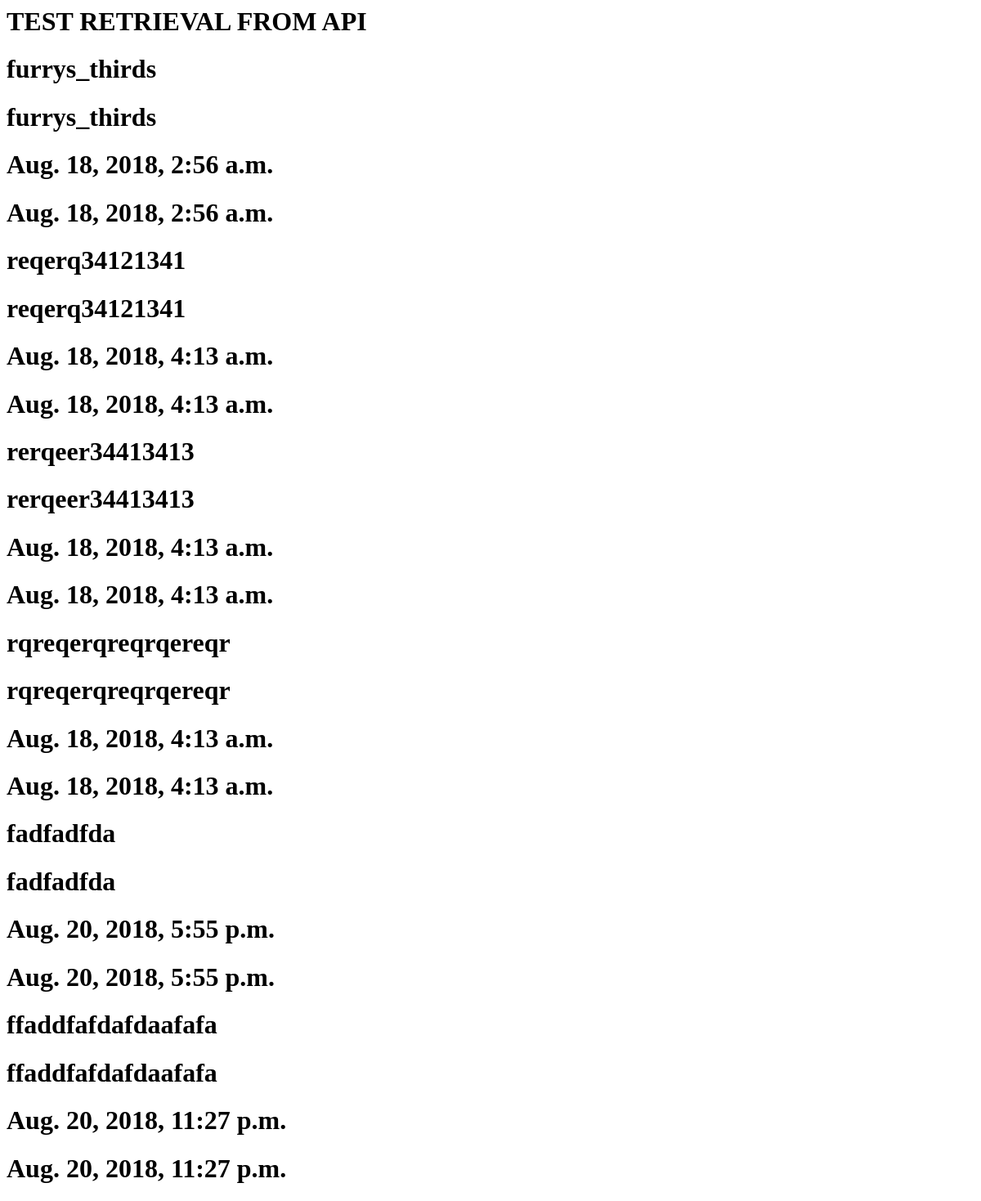
Before: /test with the older database file.
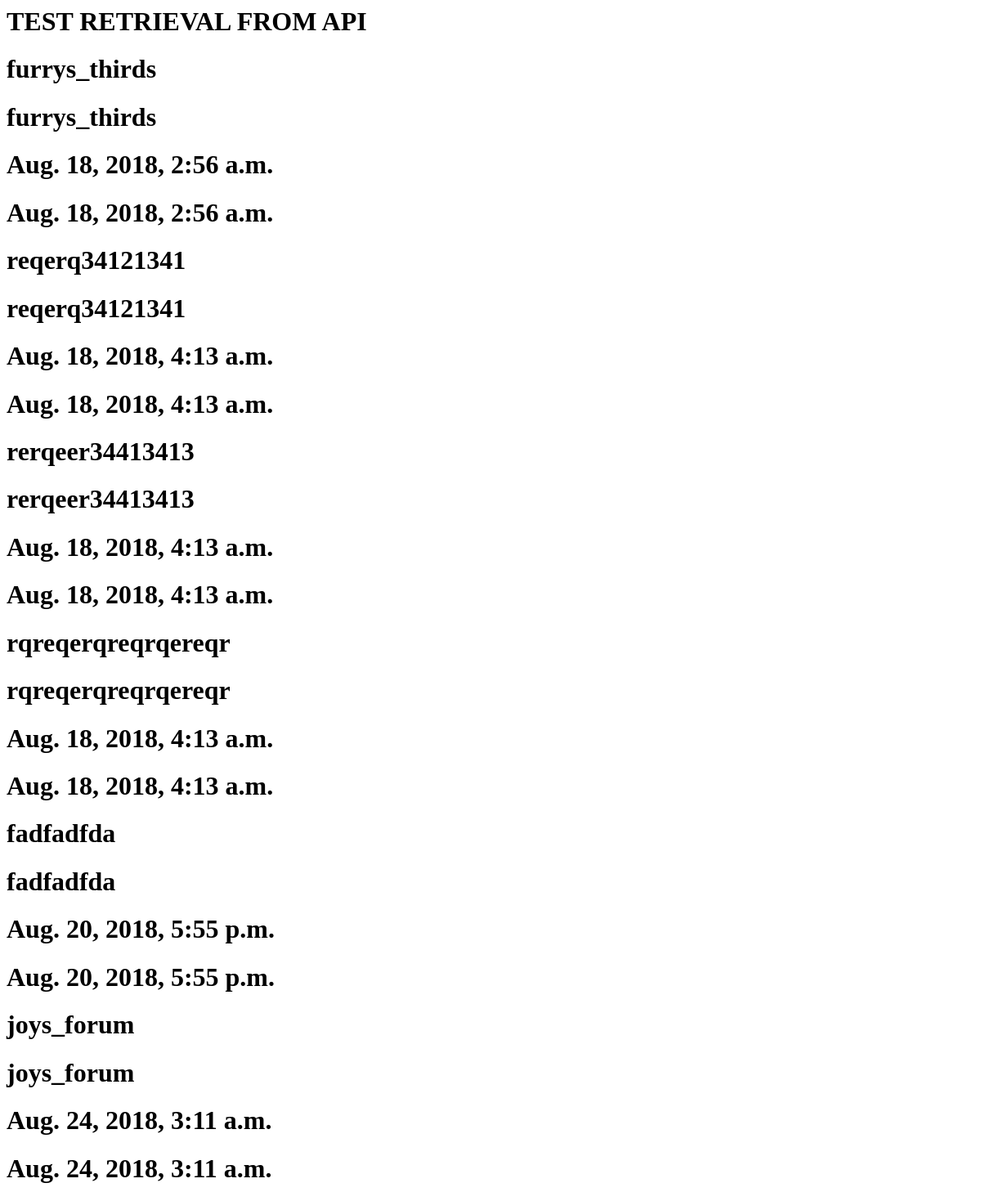
After: the same page with the newer database file.
### messageboard/models.py (models this page shows, shortened)
class Forum(models.Model):
    slug = models.SlugField(primary_key=True, help_text="Cannot contain spaces")
    moderators = models.ManyToManyField(User)
    created_at = models.DateTimeField(auto_now_add=True)
    updated_at = models.DateTimeField(auto_now=True)
    def __str__(self):
        return self.slug

### vote/views.py (the view)
# urls.py: path("test", TestView.as_view(), name="test"),
class TestView(TemplateView):
    template_name = "vote/test.html"
    def get_context_data(self, **kwargs):
        context = super(TestView, self).get_context_data(**kwargs)
        context["all_forums"] = Forum.objects.all()
        return context

### vote/templates/vote/test.html (shortened to what this page needs)
<html lang="en">
<head>
</head>
<body>
    <h1>
        TEST RETRIEVAL FROM API
    </h1>
    {% for item in all_forums %}
    <h1> {{ item }}</h1>
    <h1> {{ item.slug }}</h1>
    <h1> {{ item.created_at }}</h1>
    <h1> {{ item.updated_at }}</h1>
    {% endfor %}
</body>
</html>

Changed rows visible on the page:
removed Forum: slug "ffaddfafdafdaafafa", created_at "Aug. 20, 2018, 11:27 p.m.", updated_at "Aug. 20, 2018, 11:27 p.m."
added Forum: slug "joys_forum", created_at "Aug. 24, 2018, 3:11 a.m.", updated_at "Aug. 24, 2018, 3:11 a.m."
